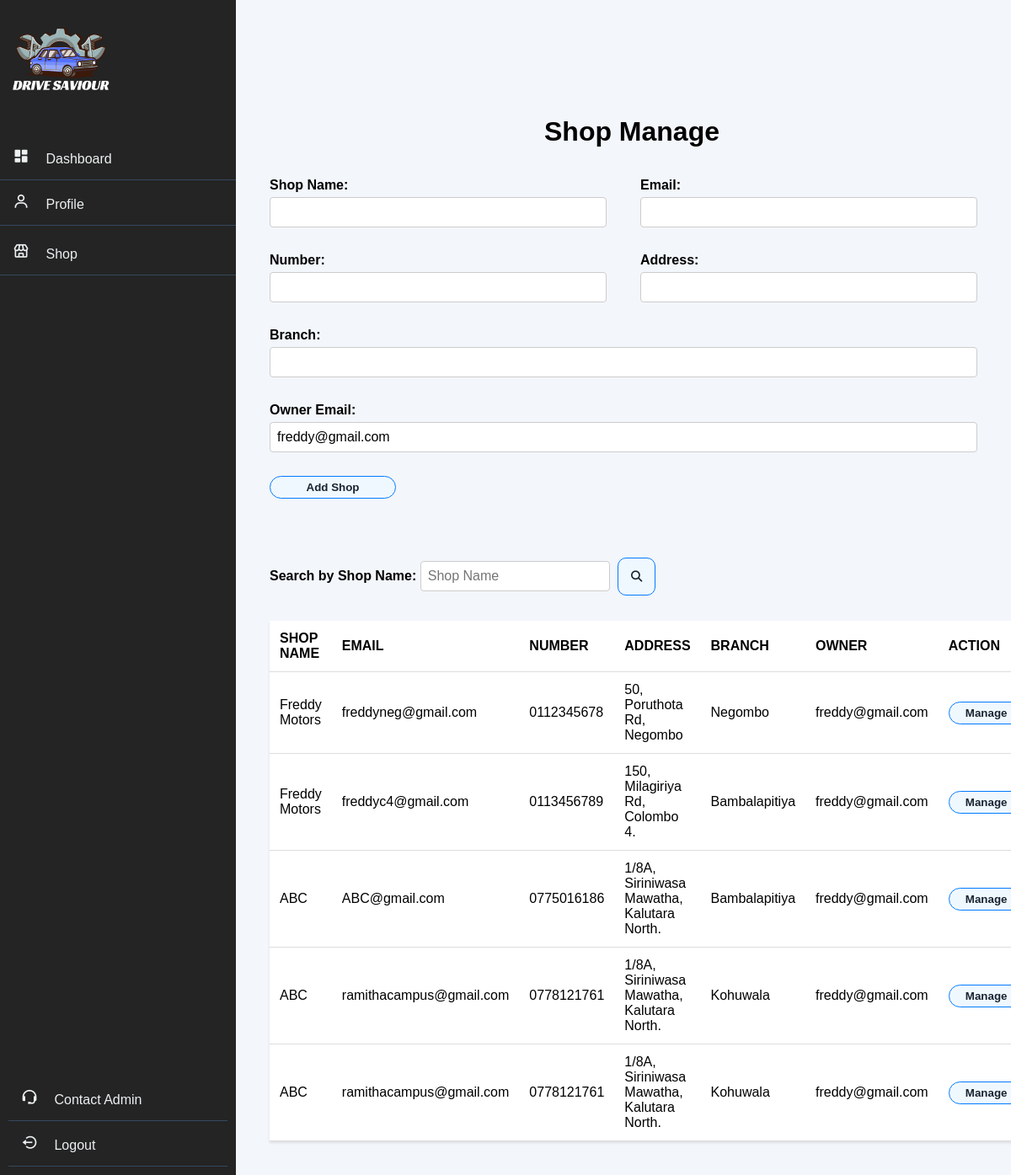
/shop_owner/shop/shop.php (signed in), run on the app's committed database.
### tables this page shows
CREATE TABLE `shops` (
  `id` int(11) NOT NULL,
  `ownerEmail` varchar(110) NOT NULL,
  `shop_name` varchar(255) NOT NULL,
  `email` varchar(255) NOT NULL,
  `number` varchar(15) NOT NULL,
  `address` varchar(255) NOT NULL,
  `branch` varchar(100) NOT NULL
);

### shop_owner/shop/shop.php (the view, shortened to what this page needs)
<?php
$loggedInOwnerEmail = $_SESSION['email'];
require('../navbar/nav.php');
include_once('../../connection.php');
$shop_data = [];
if (!empty($loggedInOwnerEmail)) {
    $stmt = $conn->prepare("SELECT * FROM shops WHERE ownerEmail = ?");
    $stmt->bind_param("s", $loggedInOwnerEmail);
    $stmt->execute();
    $result = $stmt->get_result();
    if ($result) {
        while ($row = $result->fetch_assoc()) {
            $shop_data[] = $row;
        }
    } else {
        echo "No results found for the given owner email.";
    }
} else {
    echo "No logged-in owner email found.";
}
?>
<!DOCTYPE html>
<html lang="en">
<head>
    <link rel="stylesheet" href="../navbar/style.css">
    <link rel="stylesheet" href="style.css">
</head>
<body>
<div class="main_container">
    <br>
    <div class="title">
        <h1>Shop Manage</h1>
        <br><br>
    </div>
    <form action="addshop.php" method="POST">
        <div class="form-container">
            <div class="form-row">
                <div class="form-group">
                    <label for="shop_name">Shop Name:</label>
                    <input type="text" id="shop_name" name="shop_name" required>
                </div>
                <div class="form-group">
                    <label for="email">Email:</label>
                    <input type="email" id="email" name="email" required>
                </div>
            </div>
            <div class="form-row">
                <div class="form-group">
                    <label for="number">Number:</label>
                    <input type="text" id="number" name="number" required>
                </div>
                <div class="form-group">
                    <label for="address">Address:</label>
                    <input type="text" id="address" name="address" required>
                </div>
            </div>
            <div class="form-row">
                <div class="form-group">
                    <label for="branch">Branch:</label>
                    <input type="text" id="branch" name="branch" required>
                </div>
            </div>
            <div class="form-row">
                <div class="form-group">
                    <label for="ownerEmail">Owner Email:</label>
                    <input type="text" id="ownerEmail" name="ownerEmail" value="<?= htmlspecialchars($loggedInOwnerEmail) ?>" required readonly>
                </div>
            </div>
        </div>
        <br>
        <button type="submit" name="action" value="insert" class="batch view-link">Add Shop</button>
    </form>
    <div class="searchbars">
        <div class="search-bar">
            <label for="search">Search by Shop Name:</label>
            <input type="text" id="search" class="search-select" placeholder="Shop Name">
            <button id="search-icon"><i class="fas fa-search"></i></button>
        </div>
        <br>
    </div>
    <div class="table">
        <table>
            <thead>
                <tr>
                    <th>Shop Name</th>
                    <th>Email</th>
                    <th>Number</th>
                    <th>Address</th>
                    <th>Branch</th>
                    <th>Owner </th>
                    <th>Action</th>
                </tr>
            </thead>
            <tbody id="course-tbody">
                <?php foreach ($shop_data as $row): ?>
                    <tr>
                        <td data-cell="Shop Name"><?= htmlspecialchars($row['shop_name']) ?></td>
                        <td data-cell="Email"><?= htmlspecialchars($row['email']) ?></td>
                        <td data-cell="Number"><?= htmlspecialchars($row['number']) ?></td>
                        <td data-cell="Address"><?= htmlspecialchars($row['address']) ?></td>
                        <td data-cell="Branch"><?= htmlspecialchars($row['branch']) ?></td>
                        <td data-cell="Owner Email"><?= htmlspecialchars($row['ownerEmail']) ?></td>
                        <td class="manage-btn">
                            <button class="manage-button view-link"
                                    data-id="<?= htmlspecialchars($row['id']) ?>"
                                    data-shop_name="<?= htmlspecialchars($row['shop_name']) ?>"
                                    data-email="<?= htmlspecialchars($row['email']) ?>"
                                    data-number="<?= htmlspecialchars($row['number']) ?>"
                                    data-address="<?= htmlspecialchars($row['address']) ?>"
                                    data-branch="<?= htmlspecialchars($row['branch']) ?>"
                                    data-ownerEmail="<?= htmlspecialchars($row['ownerEmail']) ?>">
                                Manage
                            </button>
                        </td>
                    </tr>
                <?php endforeach; ?>
            </tbody>
        </table>
    </div>
</div>
</body>
</html>

### shop_owner/navbar/style.css (style rules this page uses)
* { margin: 0; padding: 0; outline: none; border: none; text-decoration: none; box-sizing: border-box; font-family: "Poppins", sans-serif; }
body { background: #dfe9f55f; }

### shop_owner/shop/style.css (style rules this page uses)
.main_container { max-width: 800px; margin: 40px auto; padding: 20px; }
.form-container { display: flex; flex-wrap: wrap; gap: 20px; }
.form-row { display: flex; gap: 20px; width: 100%; }
.form-group { display: flex; flex-direction: column; flex: 1; margin-right: 20px; }
label { margin-bottom: 5px; font-weight: bold; }
select, input[type="text"], input[type="date"], input[type="time"], input[type="number"], input[type="password"], input[type="email"],input[type="file"],textarea { padding: 8px; margin-bottom: 10px; border: 1px solid #ccc; border-radius: 4px; font-size: 16px; }
.view-link { width: 90px; color: #182431; text-decoration: none; font-weight: bold; padding: 5px 10px; border: 1px solid #007BFF; border-radius: 88px; background-color: #f0f8ff; transition: background-color 0.3s, color 0.3s; }
.batch { width: 150px; margin-bottom: 20px; }
.title { text-align: center; }
.table { width: 100%; margin: 20px 0; border-collapse: collapse; font-family: 'Arial', sans-serif; }
table { width: 100%; border-collapse: collapse; background-color: white; box-shadow: 0 2px 3px rgba(0,0,0,0.1); }
th, td { padding: 12px; text-align: left; border-bottom: 1px solid #ddd; }
th { color: rgb(0, 0, 0); text-transform: uppercase; }
#search-icon, #search-uni-icon { margin-left: 5px; padding: 6px; width: 45px; height: 45px; color: #182431; text-decoration: none; font-weight: bold; border: 1px solid #007BFF; border-radius: 10px; background-color: #f0f8ff; transition: background-color 0.3s, color 0.3s; }
.searchbars { display: flex; gap: 100px; margin-top: 50px; margin-bottom: 25px; }
@media screen and (min-width: 1200px) { .main_container { width: calc(100% - 300px); margin: 100px auto auto 300px; overflow: hidden; max-width: none; } }

### data on the page
shops: shop_name "Freddy Motors", email "freddyneg@gmail.com", number "0112345678", address "50, Poruthota Rd, Negombo", branch "Negombo", ownerEmail "freddy@gmail.com"
shops: shop_name "Freddy Motors", email "freddyc4@gmail.com", number "0113456789", address "150, Milagiriya Rd, Colombo 4.", branch "Bambalapitiya", ownerEmail "freddy@gmail.com"
shops: shop_name "ABC", email "ABC@gmail.com", number "0775016186", address "1/8A, Siriniwasa Mawatha, Kalutara North.", branch "Bambalapitiya", ownerEmail "freddy@gmail.com"
shops: shop_name "ABC", email "ramithacampus@gmail.com", number "0778121761", address "1/8A, Siriniwasa Mawatha, Kalutara North.", branch "Kohuwala", ownerEmail "freddy@gmail.com"
shops: shop_name "ABC", email "ramithacampus@gmail.com", number "0778121761", address "1/8A, Siriniwasa Mawatha, Kalutara North.", branch "Kohuwala", ownerEmail "freddy@gmail.com"
